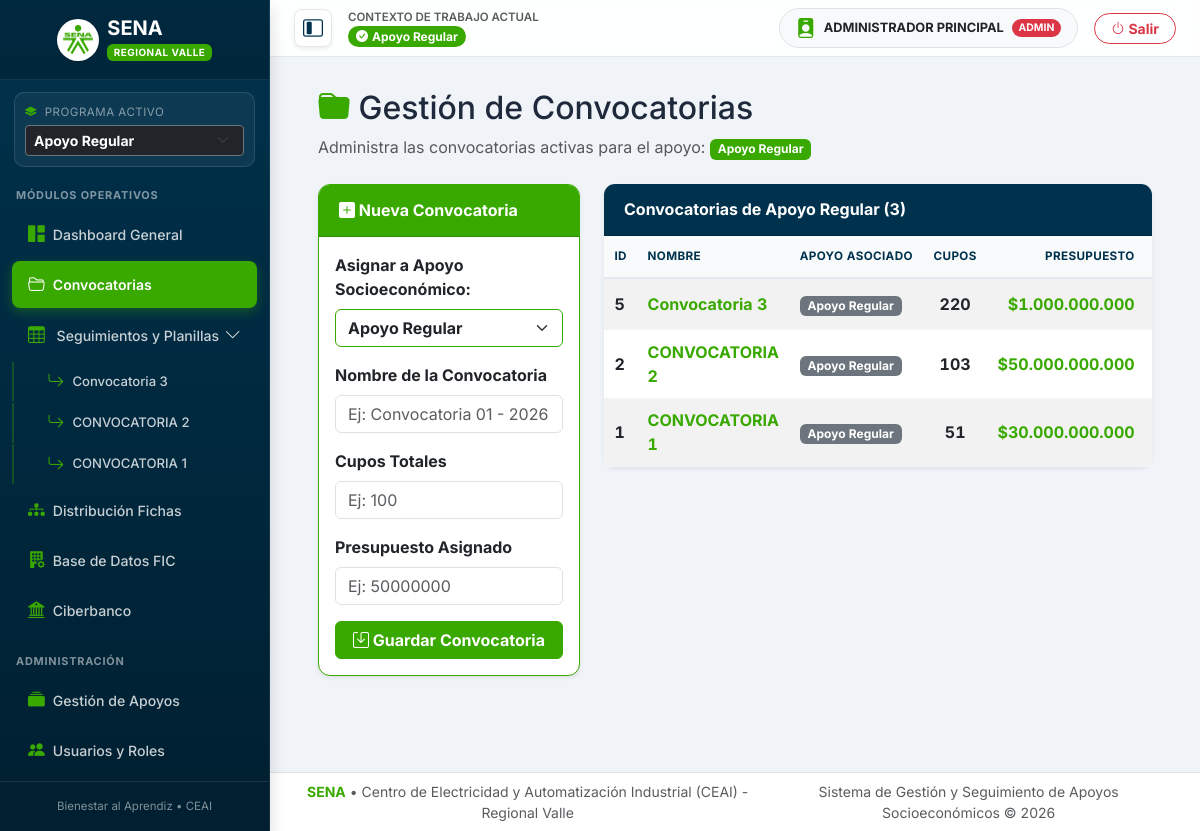
The app's page /modules/convocatorias/index.php (signed in) with its own data.
### tables this page shows
CREATE TABLE `convocatorias` (
  `id` int(10) UNSIGNED NOT NULL,
  `apoyo_id` int(11) DEFAULT 1,
  `nombre` varchar(150) NOT NULL,
  `periodo` varchar(30) NOT NULL,
  `cupos` int(10) UNSIGNED NOT NULL DEFAULT 0,
  `presupuesto` decimal(15,2) NOT NULL DEFAULT 0.00,
  `created_at` timestamp NOT NULL DEFAULT current_timestamp()
);

CREATE TABLE `tipos_apoyo` (
  `id` int(11) NOT NULL,
  `nombre` varchar(150) NOT NULL,
  `descripcion` text DEFAULT NULL,
  `estado` enum('activo','inactivo') DEFAULT 'activo'
);

### modules/convocatorias/index.php (the view, shortened to what this page needs)
<?php
require_once '../../config/database.php';
require_once '../../includes/header.php';
$rol_actual = $_SESSION['rol'] ?? 'visualizador';
$apoyo_activo_id = $_SESSION['apoyo_activo_id'] ?? 1;
$es_visualizador = ($rol_actual === 'visualizador');
$stmtApoyosList = $pdo->query("SELECT id, nombre FROM tipos_apoyo WHERE estado = 'activo' ORDER BY id ASC");
$tipos_apoyo_list = $stmtApoyosList->fetchAll(PDO::FETCH_ASSOC);
$stmtConvs = $pdo->prepare("
    SELECT c.*, t.nombre as nombre_apoyo
    FROM convocatorias c
    LEFT JOIN tipos_apoyo t ON c.apoyo_id = t.id
    WHERE c.apoyo_id = ?
    ORDER BY c.id DESC
");
$stmtConvs->execute([$apoyo_activo_id]);
$convocatorias = $stmtConvs->fetchAll(PDO::FETCH_ASSOC);
$stmtApoyoNom = $pdo->prepare("SELECT nombre FROM tipos_apoyo WHERE id = ?");
$stmtApoyoNom->execute([$apoyo_activo_id]);
$nombre_apoyo_actual = $stmtApoyoNom->fetchColumn() ?: 'Apoyo';
?>
<div class="container-fluid px-4 py-3">
    <div class="d-flex justify-content-between align-items-center mb-4">
        <div>
            <h2><i class="bi bi-folder-fill text-success"></i> Gestión de Convocatorias</h2>
            <p class="text-muted mb-0">Administra las convocatorias activas para el apoyo: <span class="badge bg-success"><?= htmlspecialchars($nombre_apoyo_actual) ?></span></p>
        </div>
    </div>
    <div class="row">
        <?php if (!$es_visualizador): ?>
        <div class="col-md-4">
            <div class="card shadow-sm border-success mb-4">
                <div class="card-header bg-success text-white fw-bold"><i class="bi bi-plus-square-fill"></i> Nueva Convocatoria</div>
                <div class="card-body">
                    <form method="POST">
                        <div class="mb-3">
                            <label class="form-label fw-bold">Asignar a Apoyo Socioeconómico:</label>
                            <select name="apoyo_id" class="form-select fw-bold border-success" required>
                                <?php foreach ($tipos_apoyo_list as $ta): ?>
                                    <option value="<?= $ta['id'] ?>" <?= $ta['id'] == $apoyo_activo_id ? 'selected' : '' ?>>
                                        <?= htmlspecialchars($ta['nombre']) ?>
                                    </option>
                                <?php endforeach; ?>
                            </select>
                        </div>
                        <div class="mb-3">
                            <label class="form-label fw-bold">Nombre de la Convocatoria</label>
                            <input type="text" name="nombre" class="form-control" placeholder="Ej: Convocatoria 01 - 2026" required>
                        </div>
                        <div class="mb-3">
                            <label class="form-label fw-bold">Cupos Totales</label>
                            <input type="number" name="cupos" class="form-control" placeholder="Ej: 100" min="1" required>
                        </div>
                        <div class="mb-3">
                            <label class="form-label fw-bold">Presupuesto Asignado</label>
                            <input type="number" step="any" name="presupuesto" class="form-control" placeholder="Ej: 50000000" required>
                        </div>
                        <button type="submit" name="crear_convocatoria" class="btn btn-success w-100 fw-bold">
                            <i class="bi bi-save"></i> Guardar Convocatoria
                        </button>
                    </form>
                </div>
            </div>
        </div>
        <?php endif; ?>
        <div class="<?= $es_visualizador ? 'col-md-12' : 'col-md-8' ?>">
            <div class="card shadow-sm border-0">
                <div class="card-header bg-dark text-white fw-bold">Convocatorias de <?= htmlspecialchars($nombre_apoyo_actual) ?> (<?= count($convocatorias) ?>)</div>
                <div class="card-body p-0">
                    <div class="table-responsive" style="max-height: 550px; overflow-y: auto;">
                        <table class="table table-striped mb-0 align-middle">
                            <thead class="table-light sticky-top">
                                <tr>
                                    <th>ID</th>
                                    <th>Nombre</th>
                                    <th>Apoyo Asociado</th>
                                    <th class="text-center">Cupos</th>
                                    <th class="text-end">Presupuesto</th>
                                    <th class="text-center">Acciones</th>
                                </tr>
                            </thead>
                            <tbody>
                                <?php foreach ($convocatorias as $c): ?>
                                    <tr>
                                        <td class="fw-bold"><?= $c['id'] ?></td>
                                        <td class="fw-bold text-success fs-6"><?= htmlspecialchars($c['nombre']) ?></td>
                                        <td><span class="badge bg-secondary"><?= htmlspecialchars($c['nombre_apoyo'] ?? 'General') ?></span></td>
                                        <td class="text-center fw-bold"><?= $c['cupos'] ?></td>
                                        <td class="text-end fw-bold text-success"><?= !empty($c['presupuesto']) ? '$'.number_format($c['presupuesto'], 0, ',', '.') : '$0' ?></td>
                                        <td class="text-center">
                                        </td>
                                    </tr>
                                <?php endforeach; ?>
                            </tbody>
                        </table>
                    </div>
                </div>
            </div>
        </div>
    </div>
</div>
<?php require_once '../../includes/footer.php'; ?>

### includes/header.php (shortened to what this page needs)
<?php
$rol_actual = $_SESSION['rol'] ?? 'visualizador';
$nombre_usuario = $_SESSION['nombre'] ?? 'Usuario';
$uri_actual = $_SERVER['REQUEST_URI'] ?? '';
if (isset($pdo)) {
    if ($rol_actual === 'admin') {
        $stmtApoyos = $pdo->query("SELECT id, nombre FROM tipos_apoyo WHERE estado = 'activo' ORDER BY id ASC");
        $lista_apoyos = $stmtApoyos->fetchAll(PDO::FETCH_ASSOC);
        $apoyo_activo_id = $_SESSION['apoyo_activo_id'] ?? 1;
    }
    $nombre_apoyo_header = "Apoyo Socioeconómico";
    foreach ($lista_apoyos as $ap_item) {
        if ((int)$ap_item['id'] === (int)$apoyo_activo_id) {
            $nombre_apoyo_header = $ap_item['nombre'];
            break;
        }
    }
    $stmtSidebar = $pdo->prepare("SELECT id, nombre FROM convocatorias WHERE apoyo_id = ? ORDER BY id DESC");
    $stmtSidebar->execute([$apoyo_activo_id]);
    $lista_convocatorias = $stmtSidebar->fetchAll(PDO::FETCH_ASSOC);
} else {
    $lista_apoyos = [];
    $lista_convocatorias = [];
    $apoyo_activo_id = 1;
    $nombre_apoyo_header = "Apoyo Socioeconómico";
}
?>
<!DOCTYPE html>
<html lang="es">
<head>
    <link href="https://cdn.jsdelivr.net/npm/bootstrap@5.3.0/dist/css/bootstrap.min.css" rel="stylesheet">
    <link rel="stylesheet" href="https://cdn.jsdelivr.net/npm/bootstrap-icons@1.10.5/font/bootstrap-icons.css">
    <link rel="stylesheet" href="/seguimiento-regular/assets/css/sena.css?v=2.0">
</head>
<body>
<div class="d-flex" id="wrapper">
    <div class="text-white shadow" id="sidebar-wrapper">
        <div class="sidebar-brand-box text-center">
            <div class="d-flex align-items-center justify-content-center gap-2">
                <div class="bg-white rounded-circle p-1 d-flex align-items-center justify-content-center shadow-sm" style="width: 42px; height: 42px;">
                    <img src="/seguimiento-regular/assets/img/logo_sena.webp" alt="Logo SENA" style="width: 30px; height: auto;">
                </div>
                <div class="text-start">
                    <div class="fw-bolder fs-5 text-white lh-1">SENA</div>
                    <span class="badge bg-success mt-1" style="font-size: 0.62rem; letter-spacing: 0.5px;">REGIONAL VALLE</span>
                </div>
            </div>
        </div>
        <div class="apoyo-selector-box">
            <label class="form-label text-white-50 mb-1 d-flex align-items-center justify-content-between" style="font-size: 0.72rem; text-transform: uppercase; letter-spacing: 0.5px;">
                <span><i class="bi bi-layers-fill text-success me-1"></i> Programa Activo</span>
            </label>
            <?php if ($rol_actual === 'admin'): ?>
                <select class="form-select form-select-sm fw-bold bg-dark text-white border-secondary shadow-none" onchange="location.href='?apoyo_id='+this.value">
                    <?php foreach ($lista_apoyos as $ap): ?>
                        <option value="<?= $ap['id'] ?>" <?= $ap['id'] == $apoyo_activo_id ? 'selected' : '' ?>>
                            <?= htmlspecialchars($ap['nombre']) ?>
                        </option>
                    <?php endforeach; ?>
                </select>
            <?php endif; ?>
        </div>
        <div class="flex-grow-1 overflow-auto py-1">
            <div class="px-3 py-1 text-white-50 fw-bold" style="font-size: 0.68rem; text-transform: uppercase; letter-spacing: 0.8px;">
                Módulos Operativos
            </div>
            <a href="/seguimiento-regular/index.php" class="sidebar-link <?= (strpos($uri_actual, '/seguimiento-regular/index.php') !== false || $uri_actual === '/seguimiento-regular/') ? 'active' : '' ?>">
                <i class="bi bi-grid-1x2-fill me-2 text-success"></i> Dashboard General
            </a>
            <a href="/seguimiento-regular/modules/convocatorias/index.php" class="sidebar-link <?= strpos($uri_actual, '/modules/convocatorias/') !== false ? 'active' : '' ?>">
                <i class="bi bi-folder2-open me-2 text-success"></i> Convocatorias
            </a>
            <div class="mt-1">
                <a href="#menuSeguimiento" data-bs-toggle="collapse" class="sidebar-link d-flex justify-content-between align-items-center <?= strpos($uri_actual, '/modules/seguimiento/') !== false ? 'active' : '' ?>">
                    <span><i class="bi bi-table me-2 text-success"></i> Seguimientos y Planillas</span>
                    <i class="bi bi-chevron-down small"></i>
                </a>
                <div class="collapse show" id="menuSeguimiento">
                    <?php foreach ($lista_convocatorias as $c):
                        $conv_activa = (strpos($uri_actual, '/modules/seguimiento/') !== false && isset($_GET['convocatoria_id']) && $_GET['convocatoria_id'] == $c['id']);
                    ?>
                        <a href="/seguimiento-regular/modules/seguimiento/index.php?convocatoria_id=<?= $c['id'] ?>" class="sidebar-link submenu-link <?= $conv_activa ? 'active' : '' ?>">
                            <i class="bi bi-arrow-return-right me-2 text-success"></i>
                            <span class="text-truncate"><?= htmlspecialchars($c['nombre']) ?></span>
                        </a>
                    <?php endforeach; ?>
                </div>
            </div>
            <a href="/seguimiento-regular/modules/fichas/index.php" class="sidebar-link <?= strpos($uri_actual, '/modules/fichas/') !== false ? 'active' : '' ?>">
                <i class="bi bi-diagram-3-fill me-2 text-success"></i> Distribución Fichas
            </a>
            <a href="/seguimiento-regular/modules/fic/index.php" class="sidebar-link <?= strpos($uri_actual, '/modules/fic/') !== false ? 'active' : '' ?>">
                <i class="bi bi-building-fill-gear me-2 text-success"></i> Base de Datos FIC
            </a>
            <a href="/seguimiento-regular/modules/ciberbanco/index.php" class="sidebar-link <?= strpos($uri_actual, '/modules/ciberbanco/') !== false ? 'active' : '' ?>">
                <i class="bi bi-bank2 me-2 text-success"></i> Ciberbanco
            </a>
            <?php if ($rol_actual === 'admin'): ?>
                <div class="px-3 pt-3 pb-1 text-white-50 fw-bold" style="font-size: 0.68rem; text-transform: uppercase; letter-spacing: 0.8px;">
                    Administración
                </div>
                <a href="/seguimiento-regular/modules/apoyos/index.php" class="sidebar-link <?= strpos($uri_actual, '/modules/apoyos/') !== false ? 'active' : '' ?>">
                    <i class="bi bi-collection-fill me-2 text-success"></i> Gestión de Apoyos
                </a>
                <a href="/seguimiento-regular/modules/usuarios/index.php" class="sidebar-link <?= strpos($uri_actual, '/modules/usuarios/') !== false ? 'active' : '' ?>">
                    <i class="bi bi-people-fill me-2 text-success"></i> Usuarios y Roles
                </a>
            <?php endif; ?>
        </div>
        <div class="p-3 border-top border-secondary border-opacity-25 small text-white-50 text-center" style="font-size: 0.72rem;">
            Bienestar al Aprendiz &bull; CEAI
        </div>
    </div>
    <div id="page-content-wrapper">
        <nav class="navbar navbar-expand-lg navbar-light top-navbar px-4 py-2 mb-3">
            <div class="container-fluid px-0 d-flex justify-content-between align-items-center">
                <div class="d-flex align-items-center gap-3">
                    <button class="btn-toggle-sidebar shadow-sm" id="sidebarToggle" title="Mostrar / Ocultar menú lateral">
                        <i class="bi bi-layout-sidebar-inset fs-5"></i>
                    </button>
                    <div class="d-none d-sm-block">
                        <div class="text-muted" style="font-size: 0.72rem; font-weight: 600; text-transform: uppercase;">Contexto de Trabajo Actual</div>
                        <div class="fw-bold text-dark d-flex align-items-center gap-2">
                            <span class="badge bg-success rounded-pill px-2 py-1"><i class="bi bi-check-circle-fill me-1"></i><?= htmlspecialchars($nombre_apoyo_header) ?></span>
                        </div>
                    </div>
                </div>
                <div class="d-flex align-items-center gap-3">
                    <div class="d-flex align-items-center bg-light border rounded-pill px-3 py-1">
                        <i class="bi bi-person-badge-fill fs-5 me-2 text-success"></i>
                        <div class="lh-1 me-2">
                            <div class="fw-bold text-dark" style="font-size: 0.8rem;"><?= htmlspecialchars($nombre_usuario) ?></div>
                        </div>
                        <span class="badge rounded-pill bg-<?= $rol_actual === 'admin' ? 'danger' : ($rol_actual === 'gestor' ? 'success' : 'warning text-dark') ?> text-uppercase" style="font-size: 0.65rem;">
                            <?= htmlspecialchars($rol_actual) ?>
                        </span>
                    </div>
                    <a href="/seguimiento-regular/logout.php" class="btn btn-outline-danger btn-sm fw-bold rounded-pill px-3">
                        <i class="bi bi-power"></i> <span class="d-none d-md-inline">Salir</span>
                    </a>
                </div>
            </div>
        </nav>
        <div class="container-fluid px-4 pb-4 flex-grow-1">

### records on screen
convocatorias: nombre "Convocatoria 3", id "5", tipos_apoyo.nombre "Apoyo Regular", cupos "220", presupuesto "1.000.000.000"
convocatorias: nombre "CONVOCATORIA 2", id "2", tipos_apoyo.nombre "Apoyo Regular", cupos "103", presupuesto "50.000.000.000"
convocatorias: nombre "CONVOCATORIA 1", id "1", tipos_apoyo.nombre "Apoyo Regular", cupos "51", presupuesto "30.000.000.000"
tipos_apoyo: nombre "Apoyo Regular"

### other values on screen
$nombre_usuario "ADMINISTRADOR PRINCIPAL"
$rol_actual "ADMIN"
count($convocatorias) "3"
form field value "Apoyo Regular"
form field apoyo_id "Apoyo Regular"
